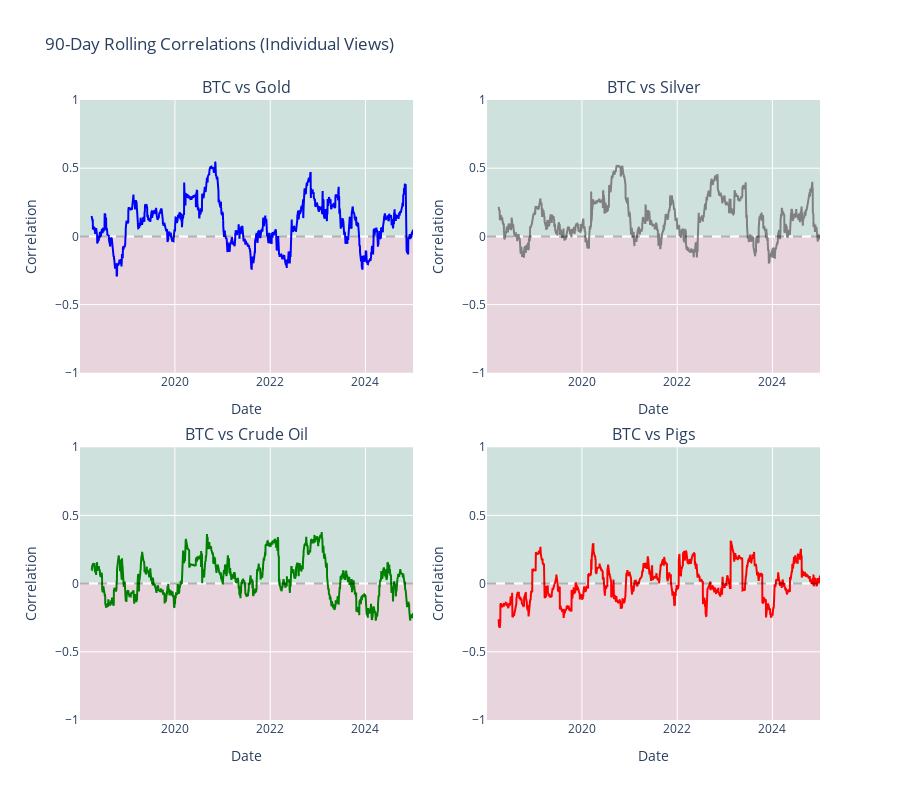

The notebook cell this image was saved under:
### Markdown cell above
### Individual compariston plots

### Code cell
fig = make_subplots(
    rows=2, cols=2,
    subplot_titles=['BTC vs Gold', 'BTC vs Silver', 'BTC vs Crude Oil', 'BTC vs Pigs'],
    vertical_spacing=0.12,
    horizontal_spacing=0.1
)

comparisons = [
    ('BTC vs Gold', 1, 1, 'blue'),
    ('BTC vs Silver', 1, 2, 'gray'),
    ('BTC vs Crude Oil', 2, 1, 'green'),
    ('BTC vs Pigs', 2, 2, 'red')
]

for comp, row, col, color in comparisons:
    fig.add_trace(
        go.Scatter(x=rolling_corr_df.index, 
                   y=rolling_corr_df[comp],
                   name=comp,
                   line=dict(color=color, width=2),
                   showlegend=False),
        row=row, col=col
    )
    
    # Add zero line for each subplot
    fig.add_hline(y=0, line_dash="dash", line_color="black", 
                  opacity=0.3, row=row, col=col)
    
    # Add shaded regions for positive/negative correlation
    fig.add_hrect(y0=0, y1=1, fillcolor="green", opacity=0.1, 
                  layer="below", line_width=0, row=row, col=col)
    fig.add_hrect(y0=-1, y1=0, fillcolor="red", opacity=0.1, 
                  layer="below", line_width=0, row=row, col=col)

fig.update_xaxes(title_text="Date")
fig.update_yaxes(title_text="Correlation", range=[-1, 1])
fig.update_layout(height=800, title_text=f"{window}-Day Rolling Correlations (Individual Views)")
fig.show()

### Figure 1 — Plotly figure (JSON) as saved in the notebook; plotly's stock layout.template omitted (floating-point values rounded to 4 significant figures; data arrays with more than 128 entries replaced by an {"elided": "..."} marker saying what was removed)
{"data": [{"line": {"color": "blue", "width": 2}, "name": "BTC vs Gold", "showlegend": false, "type": "scatter", "x": {"elided": "2555 str values"}, "xaxis": "x", "y": {"elided": "2555 float values"}, "yaxis": "y"}, {"line": {"color": "gray", "width": 2}, "name": "BTC vs Silver", "showlegend": false, "type": "scatter", "x": {"elided": "2555 str values"}, "xaxis": "x2", "y": {"elided": "2555 float values"}, "yaxis": "y2"}, {"line": {"color": "green", "width": 2}, "name": "BTC vs Crude Oil", "showlegend": false, "type": "scatter", "x": {"elided": "2555 str values"}, "xaxis": "x3", "y": {"elided": "2555 float values"}, "yaxis": "y3"}, {"line": {"color": "red", "width": 2}, "name": "BTC vs Pigs", "showlegend": false, "type": "scatter", "x": {"elided": "2555 str values"}, "xaxis": "x4", "y": {"elided": "2555 float values"}, "yaxis": "y4"}], "layout": {"annotations": [{"font": {"size": 16}, "showarrow": false, "text": "BTC vs Gold", "x": 0.225, "xanchor": "center", "xref": "paper", "y": 1, "yanchor": "bottom", "yref": "paper"}, {"font": {"size": 16}, "showarrow": false, "text": "BTC vs Silver", "x": 0.775, "xanchor": "center", "xref": "paper", "y": 1, "yanchor": "bottom", "yref": "paper"}, {"font": {"size": 16}, "showarrow": false, "text": "BTC vs Crude Oil", "x": 0.225, "xanchor": "center", "xref": "paper", "y": 0.44, "yanchor": "bottom", "yref": "paper"}, {"font": {"size": 16}, "showarrow": false, "text": "BTC vs Pigs", "x": 0.775, "xanchor": "center", "xref": "paper", "y": 0.44, "yanchor": "bottom", "yref": "paper"}], "height": 800, "shapes": [{"line": {"color": "black", "dash": "dash"}, "opacity": 0.3, "type": "line", "x0": 0, "x1": 1, "xref": "x domain", "y0": 0, "y1": 0, "yref": "y"}, {"fillcolor": "green", "layer": "below", "line": {"width": 0}, "opacity": 0.1, "type": "rect", "x0": 0, "x1": 1, "xref": "x domain", "y0": 0, "y1": 1, "yref": "y"}, {"fillcolor": "red", "layer": "below", "line": {"width": 0}, "opacity": 0.1, "type": "rect", "x0": 0, "x1": 1, "xref": "x domain", "y0": -1, "y1": 0, "yref": "y"}, {"line": {"color": "black", "dash": "dash"}, "opacity": 0.3, "type": "line", "x0": 0, "x1": 1, "xref": "x2 domain", "y0": 0, "y1": 0, "yref": "y2"}, {"fillcolor": "green", "layer": "below", "line": {"width": 0}, "opacity": 0.1, "type": "rect", "x0": 0, "x1": 1, "xref": "x2 domain", "y0": 0, "y1": 1, "yref": "y2"}, {"fillcolor": "red", "layer": "below", "line": {"width": 0}, "opacity": 0.1, "type": "rect", "x0": 0, "x1": 1, "xref": "x2 domain", "y0": -1, "y1": 0, "yref": "y2"}, {"line": {"color": "black", "dash": "dash"}, "opacity": 0.3, "type": "line", "x0": 0, "x1": 1, "xref": "x3 domain", "y0": 0, "y1": 0, "yref": "y3"}, {"fillcolor": "green", "layer": "below", "line": {"width": 0}, "opacity": 0.1, "type": "rect", "x0": 0, "x1": 1, "xref": "x3 domain", "y0": 0, "y1": 1, "yref": "y3"}, {"fillcolor": "red", "layer": "below", "line": {"width": 0}, "opacity": 0.1, "type": "rect", "x0": 0, "x1": 1, "xref": "x3 domain", "y0": -1, "y1": 0, "yref": "y3"}, {"line": {"color": "black", "dash": "dash"}, "opacity": 0.3, "type": "line", "x0": 0, "x1": 1, "xref": "x4 domain", "y0": 0, "y1": 0, "yref": "y4"}, {"fillcolor": "green", "layer": "below", "line": {"width": 0}, "opacity": 0.1, "type": "rect", "x0": 0, "x1": 1, "xref": "x4 domain", "y0": 0, "y1": 1, "yref": "y4"}, {"fillcolor": "red", "layer": "below", "line": {"width": 0}, "opacity": 0.1, "type": "rect", "x0": 0, "x1": 1, "xref": "x4 domain", "y0": -1, "y1": 0, "yref": "y4"}], "title": {"text": "90-Day Rolling Correlations (Individual Views)"}, "xaxis": {"anchor": "y", "domain": [0, 0.45], "title": {"text": "Date"}}, "xaxis2": {"anchor": "y2", "domain": [0.55, 1], "title": {"text": "Date"}}, "xaxis3": {"anchor": "y3", "domain": [0, 0.45], "title": {"text": "Date"}}, "xaxis4": {"anchor": "y4", "domain": [0.55, 1], "title": {"text": "Date"}}, "yaxis": {"anchor": "x", "domain": [0.56, 1], "range": [-1, 1], "title": {"text": "Correlation"}}, "yaxis2": {"anchor": "x2", "domain": [0.56, 1], "range": [-1, 1], "title": {"text": "Correlation"}}, "yaxis3": {"anchor": "x3", "domain": [0, 0.44], "range": [-1, 1], "title": {"text": "Correlation"}}, "yaxis4": {"anchor": "x4", "domain": [0, 0.44], "range": [-1, 1], "title": {"text": "Correlation"}}}}
